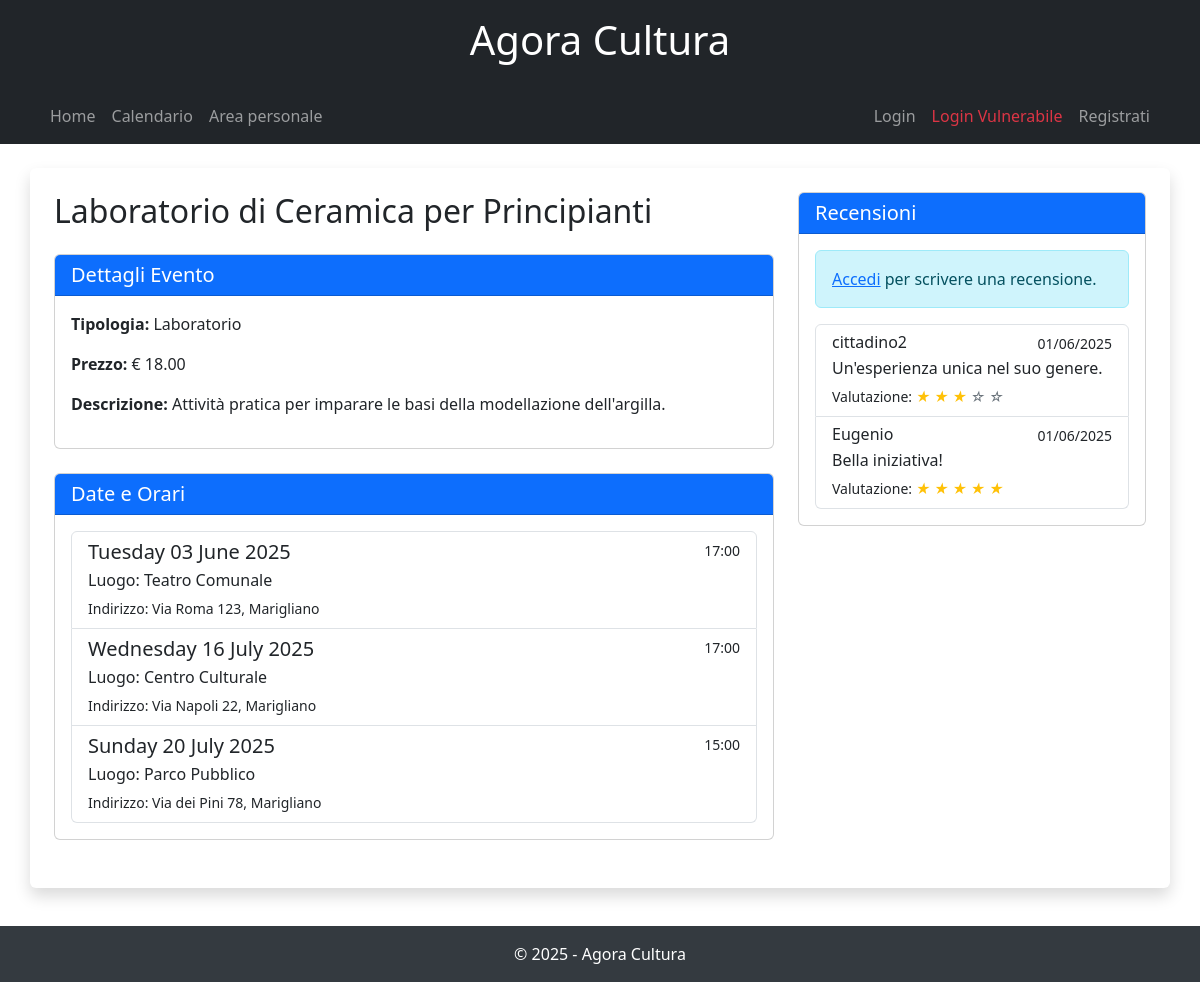
Screenshot of /evento/3/ with the database file from the repository.
### AgoraCultura/models.py (models this page shows, shortened)
class Evento(models.Model):
    titolo = models.CharField(max_length=100)
    descrizione = models.TextField()
    prezzo = models.DecimalField(max_digits=6, decimal_places=2)
    tipologia = models.CharField(max_length=100)
    evidenza = models.BooleanField(default=False)
    supervisionato = models.BooleanField(default=False)
    organizzatore = models.ForeignKey(Utente, on_delete=models.CASCADE, related_name='eventi_organizzati', null=True)
    categorie = models.ManyToManyField(Categoria, through='Associazione')

class Svolgimento(models.Model):
    evento = models.ForeignKey(Evento, on_delete=models.CASCADE)
    luogo = models.ForeignKey(Luogo, on_delete=models.CASCADE)
    data = models.DateField()
    orario = models.TimeField()
    videoprime = models.URLField(blank=True, null=True)

class Luogo(models.Model):
    nome = models.CharField(max_length=100)
    indirizzo = models.CharField(max_length=255)
    capienza = models.IntegerField()
    citta = models.CharField(max_length=100)

class Recensione(models.Model):
    utente = models.ForeignKey(Utente, on_delete=models.CASCADE)
    evento = models.ForeignKey(Evento, on_delete=models.CASCADE)
    testo = models.TextField()
    valutazione = models.IntegerField()
    data = models.DateField(auto_now_add=True)
    class Meta:
        unique_together = ('utente', 'evento')

class Utente(AbstractUser):
    RUOLI = (
        ('Cittadino', 'Cittadino'),
        ('Organizzatore', 'Organizzatore'),
        ('Amministratore', 'Amministratore'),
    )
    ruolo = models.CharField(max_length=20, choices=RUOLI)

### AgoraCultura/views.py (the view)
# urls.py: path('evento/<int:evento_id>/', views.dettaglio_evento, name='dettaglio_evento'),
def dettaglio_evento(request, evento_id):
    if request.user.is_authenticated:
        if request.user.ruolo == 'Organizzatore' and 'organizzatore_email' not in request.session:
            return redirect('login')
        elif request.user.ruolo == 'Amministratore' and 'amministratore_email' not in request.session:
            return redirect('login')
    evento = get_object_or_404(Evento, pk=evento_id)
    svolgimenti = Svolgimento.objects.filter(evento=evento).order_by('data', 'orario')
    recensioni = Recensione.objects.filter(evento=evento)
    return render(request, 'dettaglio_evento.html', {
        'evento': evento,
        'svolgimenti': svolgimenti,
        'recensioni': recensioni
    })

### templates/dettaglio_evento.html (shortened to what this page needs)
{% extends 'base.html' %}
{% block content %}
<div class="row">
    <div class="col-md-8">
        <h2 class="mb-4">{{ evento.titolo }}</h2>
        <div class="card mb-4">
            <div class="card-header bg-primary text-white">
                <h5 class="mb-0">Dettagli Evento</h5>
            </div>
            <div class="card-body">
                <p><strong>Tipologia:</strong> {{ evento.tipologia }}</p>
                <p><strong>Prezzo:</strong> € {{ evento.prezzo }}</p>
                <p><strong>Descrizione:</strong> {{ evento.descrizione }}</p>
            </div>
        </div>
        <div class="card mb-4">
            <div class="card-header bg-primary text-white">
                <h5 class="mb-0">Date e Orari</h5>
            </div>
            <div class="card-body">
                <div class="list-group">
                    {% for svolgimento in svolgimenti %}
                        <div class="list-group-item">
                            <div class="d-flex w-100 justify-content-between">
                                <h5 class="mb-1">{{ svolgimento.data|date:"l d F Y" }}</h5>
                                <small>{{ svolgimento.orario|time:"H:i" }}</small>
                            </div>
                            <p class="mb-1">Luogo: {{ svolgimento.luogo.nome }}</p>
                            <small>Indirizzo: {{ svolgimento.luogo.indirizzo }}, {{ svolgimento.luogo.citta }}</small>
                        </div>
                    {% empty %}
                        <div class="list-group-item">Nessuna data disponibile.</div>
                    {% endfor %}
                </div>
            </div>
        </div>
    </div>
    <div class="col-md-4">
        <div class="card mb-4">
            <div class="card-header bg-primary text-white">
                <h5 class="mb-0">Recensioni</h5>
            </div>
            <div class="card-body">
                {% if user.is_authenticated and user.ruolo != 'Organizzatore' %}
                    <a href="{% url 'recensione_evento' evento.id %}" class="btn btn-primary mb-3">Scrivi una recensione</a>
                {% elif not user.is_authenticated %}
                    <div class="alert alert-info mb-3">
                        <a href="{% url 'login' %}">Accedi</a> per scrivere una recensione.
                    </div>
                {% elif user.ruolo == 'Organizzatore' %}
                    <div class="alert alert-warning mb-3">
                        Gli organizzatori non possono lasciare recensioni.
                    </div>
                {% endif %}
                {% if recensioni %}
                    <div class="list-group">
                        {% for recensione in recensioni %}
                            <div class="list-group-item">
                                <div class="d-flex w-100 justify-content-between">
                                    <h6 class="mb-1">{{ recensione.utente.username }}</h6>
                                    <small>{{ recensione.data|date:"d/m/Y" }}</small>
                                </div>
                                <p class="mb-1">{{ recensione.testo }}</p>
                                <small>Valutazione:
                                    {% for i in "12345" %}
                                        {% if forloop.counter <= recensione.valutazione %}
                                            <i class="text-warning">★</i>
                                        {% else %}
                                            <i class="text-secondary">☆</i>
                                        {% endif %}
                                    {% endfor %}
                                </small>
                            </div>
                        {% endfor %}
                    </div>
                {% else %}
                    <div class="alert alert-light">
                        Nessuna recensione disponibile.
                    </div>
                {% endif %}
            </div>
        </div>
    </div>
</div>
{% endblock %}

### templates/base.html (style rules this page uses)
body { padding-bottom: 70px; }

### rows the page displays
Evento: titolo "Laboratorio di Ceramica per Principianti", tipologia "Laboratorio", prezzo "18.00", descrizione "Attività pratica per imparare le basi della modellazione dell'argilla."
Svolgimento: data "Tuesday 03 June 2025", orario "17:00", luogo.nome "Teatro Comunale", luogo.indirizzo "Via Roma 123", luogo.citta "Marigliano"
Svolgimento: data "Wednesday 16 July 2025", orario "17:00", luogo.nome "Centro Culturale", luogo.indirizzo "Via Napoli 22", luogo.citta "Marigliano"
Svolgimento: data "Sunday 20 July 2025", orario "15:00", luogo.nome "Parco Pubblico", luogo.indirizzo "Via dei Pini 78", luogo.citta "Marigliano"
Recensione: utente.username "cittadino2", data "01/06/2025", testo "Un'esperienza unica nel suo genere.", valutazione 3 (drawn)
Recensione: utente.username "Eugenio", data "01/06/2025", testo "Bella iniziativa!"
